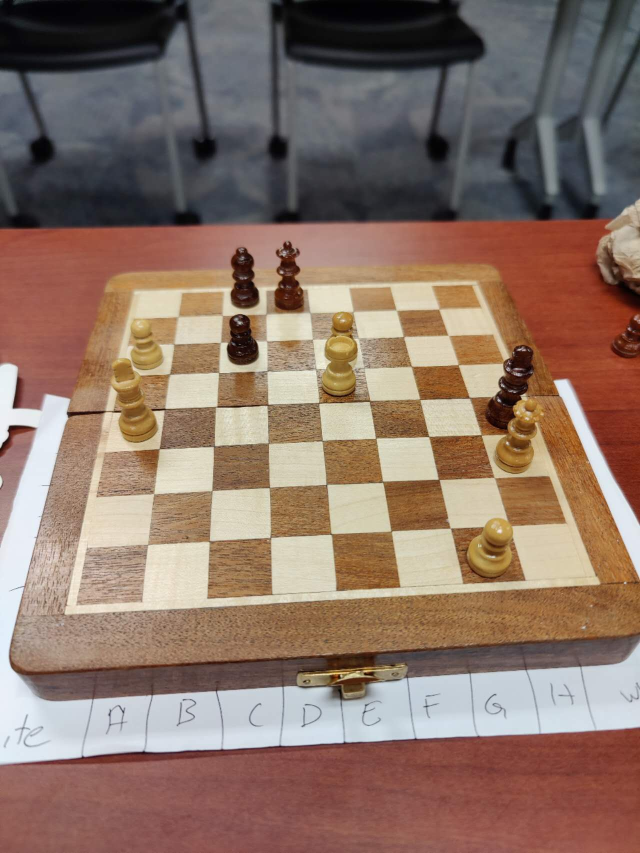
#> input picture py/test.jpg, 1280 x 1706 px (shown at 1/2 size)
$ python -i gridMath.py   (imports and definitions only)
#> lines starting #> are read from the running program, lines starting #| are printed output that depends on the picture; after the words box and inside, x2 and y2 are one past the last pixel; in counts of white or black regions, pixels touching at a corner belong together
import numpy as np
import math
import cv2 as cv

# tlp -> top left corner; trp -> top right corner
# blp -> bottom left corner; brp -> bottom right corner
# np -> numpy library; cv -> OpenCV library
# The plus/minus 5 are to exclude the direct borders
# image = cv.imread("IMG_4990.JPG")


def test():
    print("testing")

def calcGridDimensions(filename):
    # image = cv.imread("img_0.png")
#> called with filename = 'test.jpg'
    image = cv.imread(filename)
#> image is the input picture: shape (1706, 1280, 3); mean B, G, R 103.1, 115.7, 139.6

    HEIGHT = image.shape[0]
    WIDTH = image.shape[1]

    img_gray = cv.cvtColor(image, cv.COLOR_RGB2GRAY)
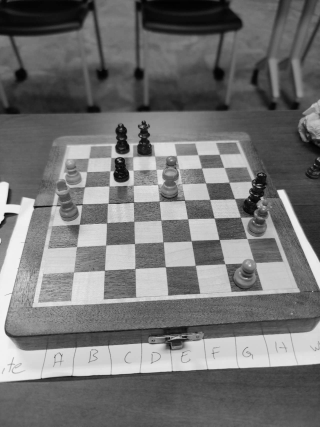
#> img_gray: shape (1706, 1280) (shown at 1/4 size); min 0, max 254, mean 114.7
    ret, thresh = cv.threshold(img_gray, 200, 255, 0)
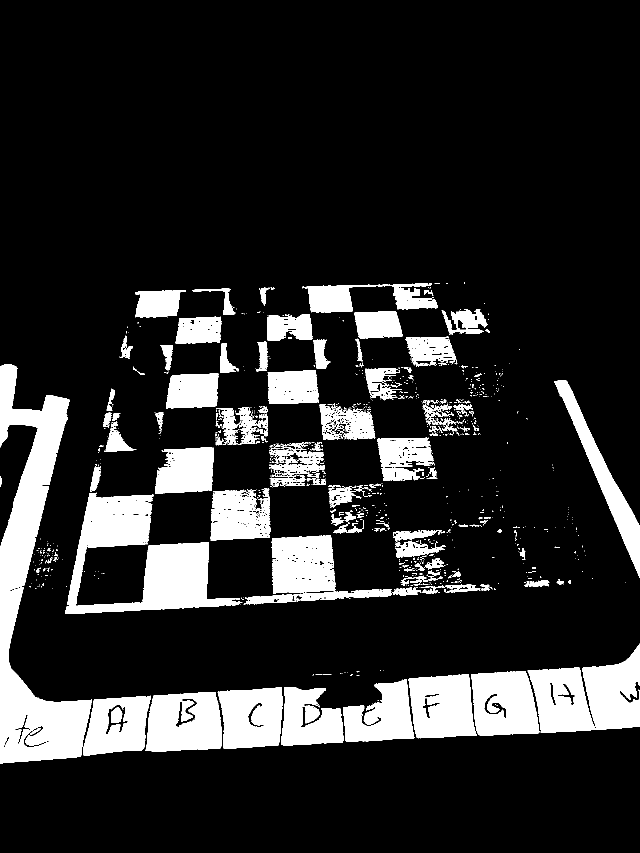
#> thresh: shape (1706, 1280) (shown at 1/2 size); 15.7% white; 964 white regions (810 under 20 px)
    contours, hierarchy = cv.findContours(thresh, cv.RETR_LIST, cv.CHAIN_APPROX_SIMPLE)
#> contours = 2174 contours, 1940 with area under 20; largest, box (x1, y1, x2, y2) and area: (0, 728, 184, 1527) 55020, (130, 985, 483, 1228) 34141, (1055, 1287, 1280, 1466) 25566, (291, 1384, 444, 1503) 15827, (942, 1342, 1079, 1471) 14708

    horz_lines = []
    vert_lines = []

    edges = cv.Canny(img_gray, 160, 400)
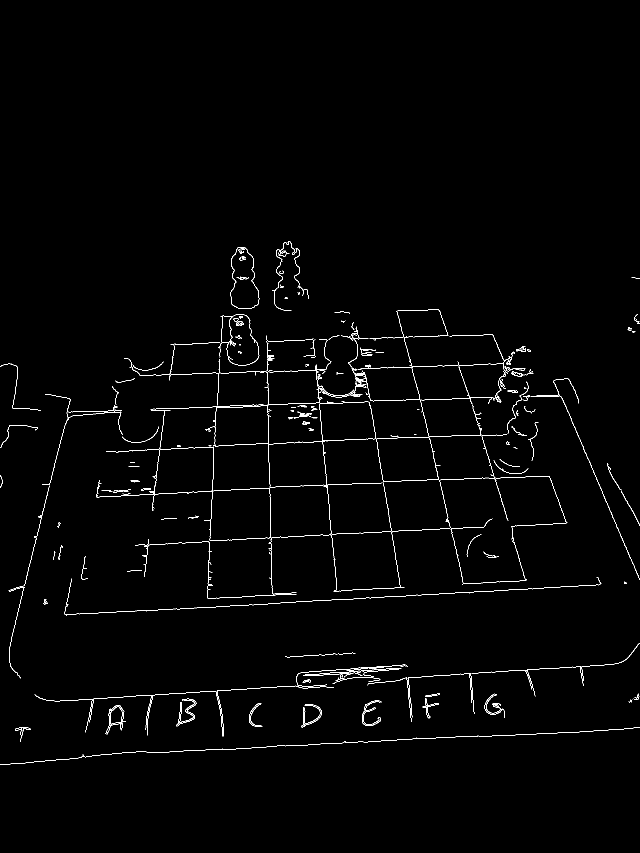
#> edges: shape (1706, 1280) (shown at 1/2 size); 1.2% white in thin lines or dots, all inside (x1, y1, x2, y2) = (0, 482, 1280, 1530)
    lines = cv.HoughLinesP(edges, 1, np.pi/180, 150, minLineLength=100, maxLineGap=90)
#> lines = 38 rows, first 6: [277, 1089, 969, 1053], [315, 1504, 957, 1471], [606, 807, 1152, 788], [1109, 760, 1278, 1158], [193, 994, 877, 958], [939, 795, 1118, 789]
    for line in lines:
        x1, y1, x2, y2 = line[0]
        cv.line(image, (x1, y1), (x2, y2), (255, 0, 0), 3)

        slope = (line[0][3] - line[0][1])/(line[0][2]-line[0][0])


        if (slope < 2 and slope > -2):
            horz_lines.append(line[0])
        elif (math.isinf(slope)):
            vert_lines.append(line[0])


        cv.imshow( "Lines", image )
#> this loop made 38 passes
#> (x1, y1, x2, y2, slope) on passes 1 to 8: (277, 1089, 969, 1053, -0.052), (315, 1504, 957, 1471, -0.0514), (606, 807, 1152, 788, -0.0348), (1109, 760, 1278, 1158, 2.36), (193, 994, 877, 958, -0.0526), (939, 795, 1118, 789, -0.0335), (294, 1391, 1079, 1337, -0.0688), (130, 1229, 560, 1206, -0.0535)
#> pass 1, in calcGridDimensions, `cv.imshow( "Lines", image )`:
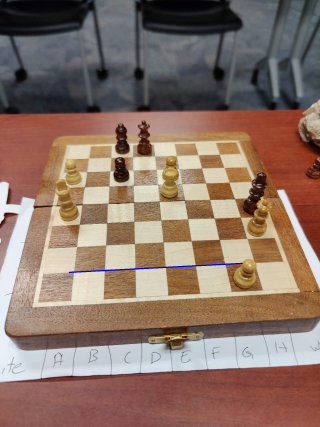
#> window 'Lines': shape (1706, 1280, 3) (shown at 1/4 size); mean B, G, R 103.3, 115.5, 139.4
#> after the loop:
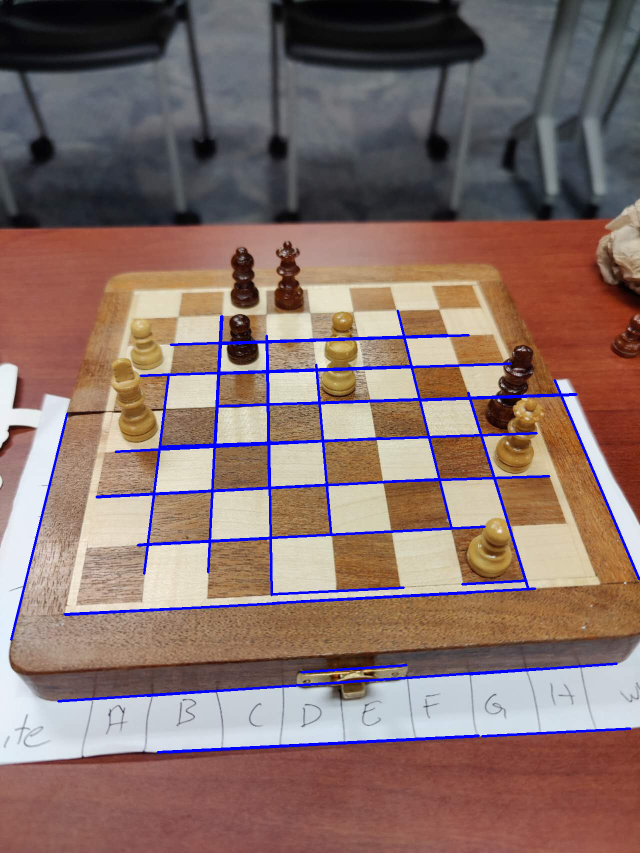
#> image: shape (1706, 1280, 3) (shown at 1/2 size); 2.88% of pixels changed, all inside (x1, y1, x2, y2) = (20, 619, 1280, 1507)
#> after the loop, horz_lines = 28 items, first 6: [277, 1089, 969, 1053], [315, 1504, 957, 1471], [606, 807, 1152, 788], [193, 994, 877, 958], [939, 795, 1118, 789], [294, 1391, 1079, 1337]; vert_lines = []


    # sort lines
    horz_lines = sorted(horz_lines, key = lambda x: x[1])
#> horz_lines = 28 items, first 6: [442, 687, 937, 670], [341, 689, 895, 670], [437, 747, 1020, 727], [281, 751, 824, 732], [939, 795, 1118, 789], [841, 800, 1152, 789]

    # remove duplicates
    ptr = 0
    while ptr < len(horz_lines) - 1:
        if (abs(horz_lines[ptr][1] - horz_lines[ptr+1][1])) < 30:
            horz_lines.pop(ptr+1)
        else:
            ptr+=1
#> this loop made 27 passes
#> after the loop, horz_lines = 13 items, first 6: [442, 687, 937, 670], [437, 747, 1020, 727], [939, 795, 1118, 789], [320, 893, 1073, 866], [768, 963, 1098, 952], [193, 993, 657, 969]; ptr = 12


    # draw lines
    for line in horz_lines:
        x1, y1, x2, y2 = line
        cv.line(image, (x1, y1), (x2, y2), (0, 0, 255), 3)
        cv.imshow("hor", image)
#> this loop made 13 passes
#> pass 1, in calcGridDimensions, `cv.imshow("hor", image)`:
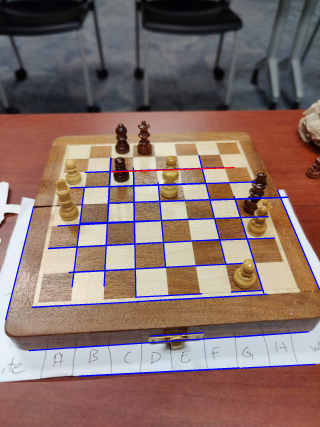
#> window 'hor': shape (1706, 1280, 3) (shown at 1/4 size); mean B, G, R 106.4, 111.4, 135.1
#> after the loop:
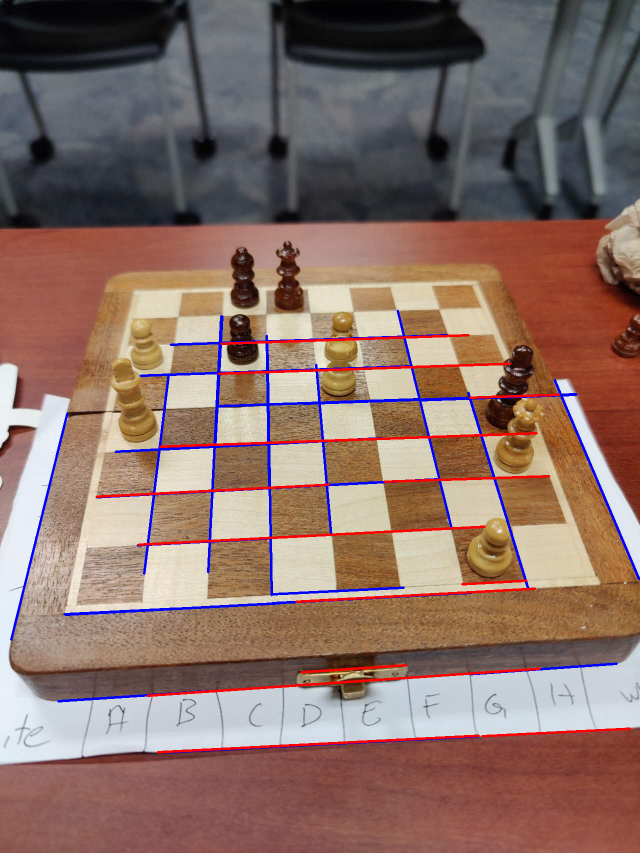
#> image: shape (1706, 1280, 3) (shown at 1/2 size); 1.39% of pixels changed, all inside (x1, y1, x2, y2) = (191, 668, 1263, 1507)

    # calc average gap
    ptr = sum_gap = 0
    while ptr < len(horz_lines) - 1:
        sum_gap += horz_lines[ptr+1][1] - horz_lines[ptr][1]
        ptr+=1
#> this loop made 12 passes
#> sum_gap on passes 1 to 8: 60, 108, 206, 276, 306, 402, 481, 516
#> after the loop, ptr = 12; sum_gap = 817
    avg_horz_gap = int(sum_gap / (len(horz_lines) - 1))
#> avg_horz_gap = 68

    # interpolate missing lines
    ptr = len(horz_lines)-1
    while len(horz_lines) < 9:
        # start from bottom
        if HEIGHT - horz_lines[-1][1] > int(avg_horz_gap * 1.4):
            horz_lines.append([horz_lines[ptr][0], horz_lines[ptr][1] - avg_horz_gap, horz_lines[ptr][2], horz_lines[ptr][3] - avg_horz_gap])
            horz_lines = sorted(horz_lines, key = lambda x: x[1])
            ptr = len(horz_lines) - 1

        # if 2 * avg_gap, then missing one, so add next missing and sort list
        if (horz_lines[ptr][1] - horz_lines[ptr-1][1]) >= (1.8 * avg_horz_gap):
            horz_lines.append([horz_lines[ptr][0], horz_lines[ptr][1] - avg_horz_gap, horz_lines[ptr][2], horz_lines[ptr][3] - avg_horz_gap])
            horz_lines = sorted(horz_lines, key = lambda x: x[1])
            continue
        else:
            ptr -= 1


        if ptr == 0:
            # missing top ones
            ptr = len(horz_lines)-1
            horz_lines.append([horz_lines[0][0], horz_lines[0][1] - avg_horz_gap, horz_lines[0][2], horz_lines[0][3] - avg_horz_gap])
            horz_lines = sorted(horz_lines, key = lambda x: x[1])
#> this loop made 0 passes
#> after the loop, ptr = 12


    # left lines
    # sort lines
    vert_lines = sorted(vert_lines, key = lambda x: x[0])

    # remove duplicates
    ptr = 0
    while ptr < len(vert_lines) - 1:
        if (abs(vert_lines[ptr][0] - vert_lines[ptr+1][0])) < 30:
            vert_lines.pop(ptr+1)
        else:
            ptr+=1
#> after the loop, ptr = 0

    # # calc average gap
    ptr = sum_gap = 0
    while ptr < len(vert_lines) - 1:
        sum_gap += (vert_lines[ptr+1][0]) - (vert_lines[ptr][0])
        ptr+=1
#> after the loop, ptr = 0; sum_gap = 0
    avg_vert_gap = int(sum_gap / ((len(vert_lines)) - 1))
#> avg_vert_gap = 0

    # # interpolate missing lines
    added = 0
    while True:

        # start at leftmost line
        if vert_lines[0][0] > int(avg_vert_gap * 1.2):
            added += 1
            vert_lines.append([vert_lines[0][0] - avg_vert_gap , vert_lines[0][1], vert_lines[0][2] - avg_vert_gap , vert_lines[0][3]])
            vert_lines = sorted(vert_lines, key=lambda x: x[0])
        else:
            break
#> after the loop, added = 0


    top_line = (horz_lines[0][1] + horz_lines[0][3])/2
    left_line = (vert_lines[0][0] + vert_lines[0][2])/2

    print("top line", top_line)
    print("left line", left_line)

    return top_line, left_line, avg_horz_gap, avg_vert_gap


# [23 lines left out: function calcPiecePosition, not called in this run]

#> (the run stopped early here; a loop or call above may not have finished)

$ run again, on py/img_0.png
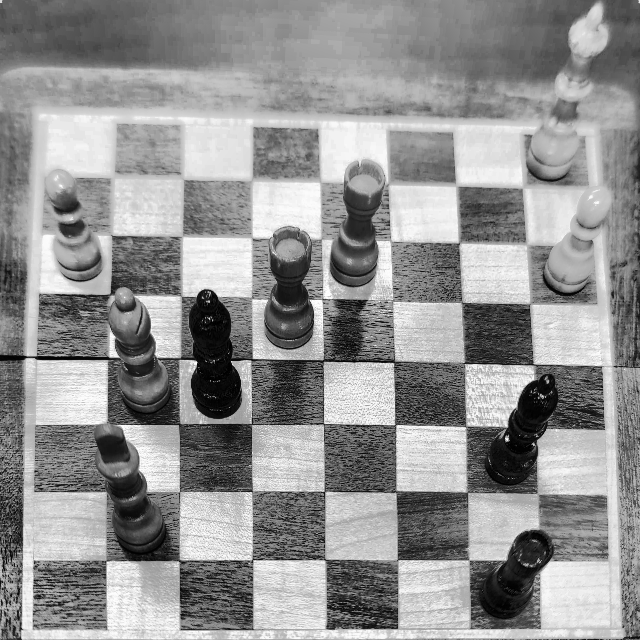
#> input picture py/img_0.png, 640 x 640 px
#> in calcGridDimensions, image is the input picture: shape (640, 640, 3); min 0, max 254, mean 146.6
#> in calcGridDimensions, `ret, thresh = cv.threshold(img_gray, 200, 255, 0)`:
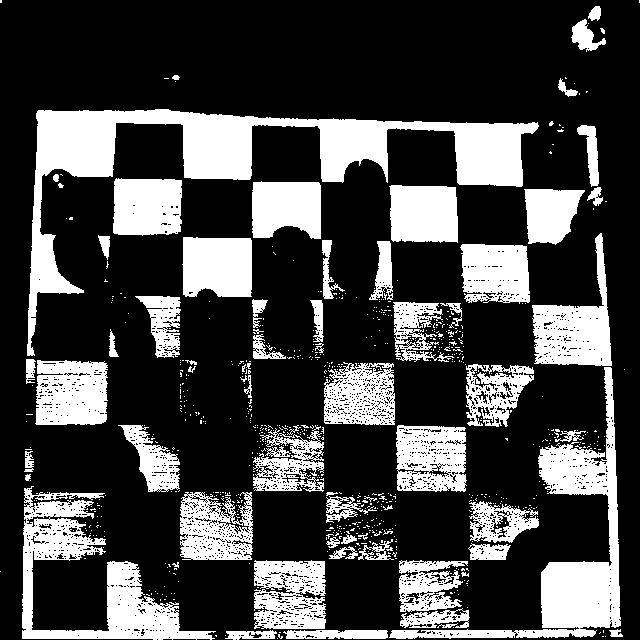
#> thresh: shape (640, 640); 26.9% white; 723 white regions (656 under 20 px)
#> contours = 3583 contours, 3454 with area under 20; largest, box (x1, y1, x2, y2) and area: (27, 109, 539, 356) 20838, (389, 367, 621, 639) 10607, (22, 486, 216, 640) 9098, (532, 233, 612, 366) 4726, (396, 425, 467, 492) 4263
#> edges: shape (640, 640); 7.7% white in thin lines or dots
#> lines = 21 rows, first 6: [2, 560, 569, 560], [343, 638, 639, 638], [252, 630, 252, 169], [26, 356, 633, 367], [0, 492, 634, 492], [179, 627, 179, 236]
#> the loop in calcGridDimensions, `for line in lines:` made 21 passes
#> (x1, y1, x2, y2, slope) on passes 1 to 8: (2, 560, 569, 560, 0), (343, 638, 639, 638, 0), (252, 630, 252, 169, -inf), (26, 356, 633, 367, 0.0181), (0, 492, 634, 492, 0), (179, 627, 179, 236, -inf), (0, 354, 633, 365, 0.0174), (453, 133, 479, 629, 19.08)
#> after the loop in calcGridDimensions, `for line in lines:`: horz_lines = 15 items, first 6: [2, 560, 569, 560], [343, 638, 639, 638], [26, 356, 633, 367], [0, 492, 634, 492], [0, 354, 633, 365], [19, 425, 634, 425]; vert_lines = [[252, 630, 252, 169], [179, 627, 179, 236]]
#> in calcGridDimensions, `horz_lines = sorted(horz_lines, key = lambda x: x[1])`: horz_lines = 15 items, first 6: [62, 234, 593, 243], [63, 235, 458, 242], [25, 294, 635, 304], [0, 354, 633, 365], [26, 356, 633, 367], [10, 424, 633, 424]
#> the loop in calcGridDimensions, `while ptr < len(horz_lines) - 1:` made 14 passes
#> after the loop in calcGridDimensions, `while ptr < len(horz_lines) - 1:`: horz_lines = [[62, 234, 593, 243], [25, 294, 635, 304], [0, 354, 633, 365], [10, 424, 633, 424], [0, 491, 639, 491], [2, 560, 569, 560], [1, 628, 634, 628]]; ptr = 6
#> the loop in calcGridDimensions, `for line in horz_lines:` made 7 passes
#> after the loop in calcGridDimensions, `for line in horz_lines:`:
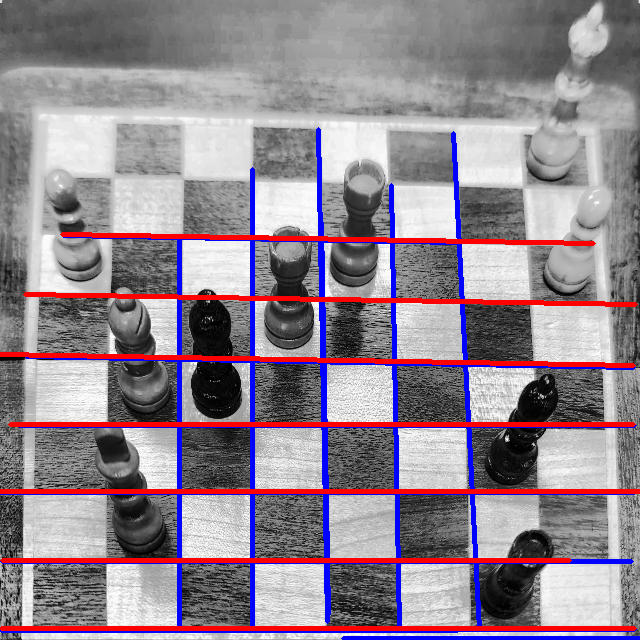
#> image: shape (640, 640, 3); mean B, G, R 143.5, 133, 146.3
#> the loop in calcGridDimensions, `while ptr < len(horz_lines) - 1:` made 6 passes
#> sum_gap on passes 1 to 6: 60, 120, 190, 257, 326, 394
#> after the loop in calcGridDimensions, `while ptr < len(horz_lines) - 1:`: sum_gap = 394
#> avg_horz_gap = 65
#> the loop in calcGridDimensions, `while len(horz_lines) < 9:` made 12 passes
#> after the loop in calcGridDimensions, `while len(horz_lines) < 9:`: ptr = 7
#> in calcGridDimensions, `vert_lines = sorted(vert_lines, key = lambda x: x[0])`: vert_lines = [[179, 627, 179, 236], [252, 630, 252, 169]]
#> the loop in calcGridDimensions, `while ptr < len(vert_lines) - 1:` made 1 pass
#> after the loop in calcGridDimensions, `while ptr < len(vert_lines) - 1:`: ptr = 1
#> the loop in calcGridDimensions, `while ptr < len(vert_lines) - 1:` made 1 pass
#> (sum_gap, ptr) on pass 1: (73, 1)
#> after the loop in calcGridDimensions, `while ptr < len(vert_lines) - 1:`: sum_gap = 73
#> after the loop in calcGridDimensions, `while True:`: added = 2
#> top_line = 108.5
#> left_line = 33
#| top line 108.5
#| left line 33.0
#> result = (108.5, 33, 65, 73)

$ run again, on py/img_5.png
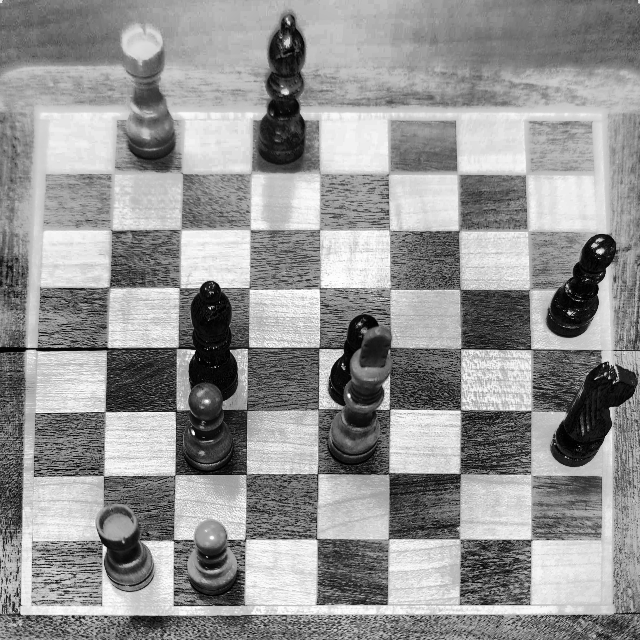
#> input picture py/img_5.png, 640 x 640 px
#> in calcGridDimensions, image is the input picture: shape (640, 640, 3); min 0, max 255, mean 147.8
#> in calcGridDimensions, `ret, thresh = cv.threshold(img_gray, 200, 255, 0)`:
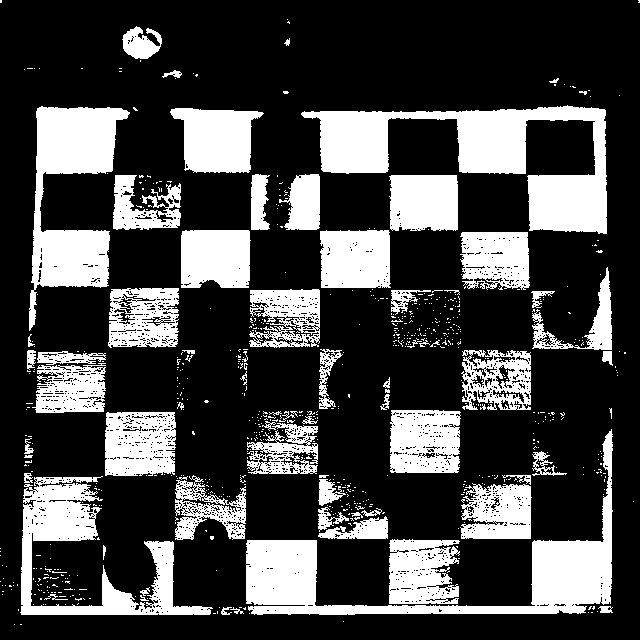
#> thresh: shape (640, 640); 26.8% white; 737 white regions (670 under 20 px)
#> contours = 2890 contours, 2756 with area under 20; largest, box (x1, y1, x2, y2) and area: (301, 105, 607, 234) 14538, (246, 429, 613, 615) 12598, (29, 106, 130, 331) 9764, (20, 476, 213, 615) 7852, (170, 108, 264, 173) 4216
#> edges: shape (640, 640); 9.2% white in thin lines or dots
#> lines = 38 rows, first 6: [243, 614, 639, 614], [46, 230, 471, 230], [2, 539, 561, 539], [6, 615, 630, 615], [6, 347, 531, 347], [243, 634, 252, 125]
#> the loop in calcGridDimensions, `for line in lines:` made 38 passes
#> (x1, y1, x2, y2, slope) on passes 1 to 8: (243, 614, 639, 614, 0), (46, 230, 471, 230, 0), (2, 539, 561, 539, 0), (6, 615, 630, 615, 0), (6, 347, 531, 347, 0), (243, 634, 252, 125, -56.56), (1, 287, 638, 287, 0), (2, 605, 635, 605, 0)
#> after the loop in calcGridDimensions, `for line in lines:`: horz_lines = 29 items, first 6: [243, 614, 639, 614], [46, 230, 471, 230], [2, 539, 561, 539], [6, 615, 630, 615], [6, 347, 531, 347], [1, 287, 638, 287]; vert_lines = [[319, 635, 319, 121], [531, 628, 531, 331], [460, 637, 460, 175]]
#> in calcGridDimensions, `horz_lines = sorted(horz_lines, key = lambda x: x[1])`: horz_lines = 29 items, first 6: [45, 174, 507, 174], [46, 230, 471, 230], [1, 287, 638, 287], [18, 289, 638, 289], [6, 347, 531, 347], [176, 349, 633, 349]
#> the loop in calcGridDimensions, `while ptr < len(horz_lines) - 1:` made 28 passes
#> after the loop in calcGridDimensions, `while ptr < len(horz_lines) - 1:`: horz_lines = [[45, 174, 507, 174], [46, 230, 471, 230], [1, 287, 638, 287], [6, 347, 531, 347], [150, 405, 636, 414], [5, 474, 630, 474], [2, 539, 561, 539], [2, 605, 635, 605], [5, 635, 635, 635]]; ptr = 8
#> the loop in calcGridDimensions, `for line in horz_lines:` made 9 passes
#> after the loop in calcGridDimensions, `for line in horz_lines:`:
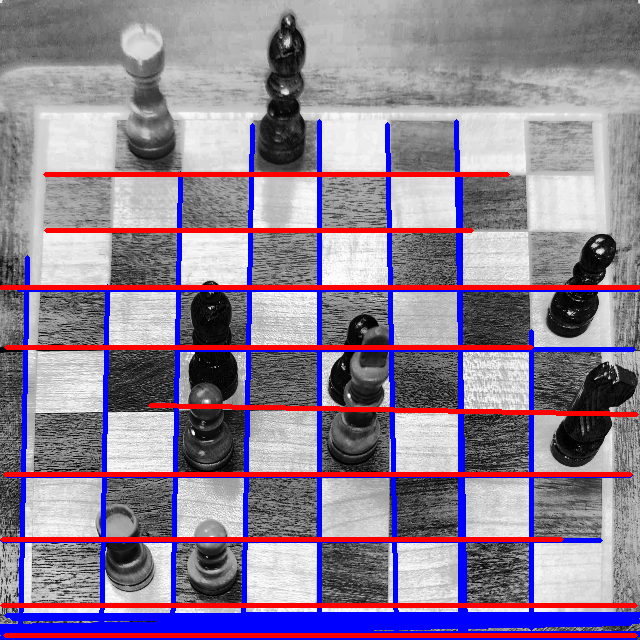
#> image: shape (640, 640, 3); mean B, G, R 148.4, 127.6, 143.2
#> the loop in calcGridDimensions, `while ptr < len(horz_lines) - 1:` made 8 passes
#> sum_gap on passes 1 to 8: 56, 113, 173, 231, 300, 365, 431, 461
#> after the loop in calcGridDimensions, `while ptr < len(horz_lines) - 1:`: sum_gap = 461
#> avg_horz_gap = 57
#> after the loop in calcGridDimensions, `while len(horz_lines) < 9:`: ptr = 8
#> in calcGridDimensions, `vert_lines = sorted(vert_lines, key = lambda x: x[0])`: vert_lines = [[319, 635, 319, 121], [460, 637, 460, 175], [531, 628, 531, 331]]
#> the loop in calcGridDimensions, `while ptr < len(vert_lines) - 1:` made 2 passes
#> ptr on passes 1 to 2: 1, 2
#> after the loop in calcGridDimensions, `while ptr < len(vert_lines) - 1:`: ptr = 2
#> the loop in calcGridDimensions, `while ptr < len(vert_lines) - 1:` made 2 passes
#> (sum_gap, ptr) on passes 1 to 2: (141, 1), (212, 2)
#> after the loop in calcGridDimensions, `while ptr < len(vert_lines) - 1:`: sum_gap = 212
#> avg_vert_gap = 106
#> after the loop in calcGridDimensions, `while True:`: added = 2
#> top_line = 174
#> left_line = 107
#| top line 174.0
#| left line 107.0
#> result = (174, 107, 57, 106)
